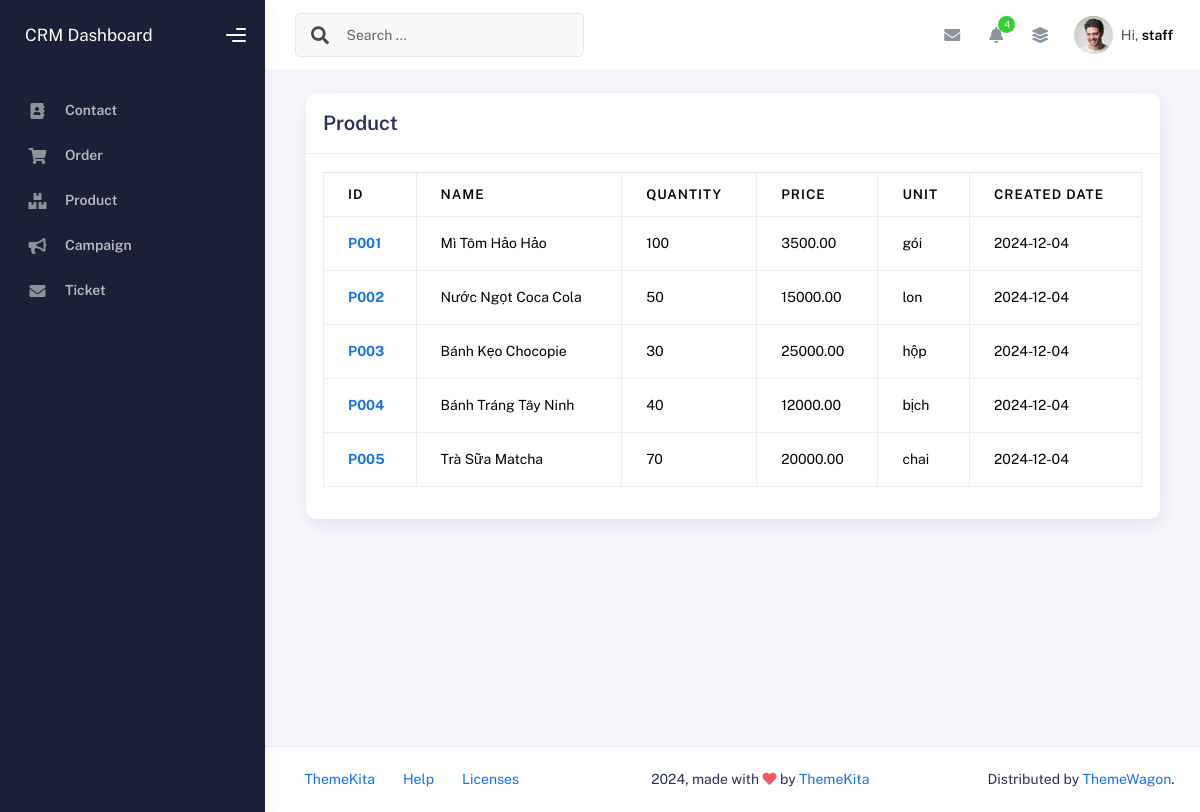
The page /system-admin/product/ (signed in) on the database its author committed.
### admin_manager/models.py (models this page shows, shortened)
class User(AbstractUser):
    class DepartmentChoices(models.TextChoices):
        CONTACT = '01', 'Contact'
        ORDER = '02', 'Order'
        SERVICE_ISSUE = '03', 'Service Issue'
        ORDER_ISSUE = '04', 'Order Issue'
        CAMPAIGN = '05', 'Campaign'
    class UserType(models.TextChoices):
        MANAGER = 'MANAGER', 'Manager'
        STAFF = 'STAFF', 'Staff'
        CUSTOMER = 'CUSTOMER', 'Customer'
    id = models.IntegerField(primary_key=True)
    email = models.EmailField()
    phone_number = models.CharField(max_length=15, null=True, blank=True)
    first_name = models.CharField(max_length=255, null=True, blank=True)
    last_name = models.CharField(max_length=255, null=True, blank=True)
    address = models.CharField(max_length=500, null=True, blank=True)
    department_code = models.CharField(
        max_length=2,
        choices=DepartmentChoices.choices,
        default=DepartmentChoices.CONTACT  # Mặc định là Contact
    )
    user_type = models.CharField(
        max_length=50,
        choices=UserType.choices,
        default=UserType.CUSTOMER
    )
    created_date = models.DateTimeField(auto_now_add=True)
    date_join = models.DateField(auto_now_add=True)

class Product(models.Model):
    product_id = models.CharField(max_length=50, unique=True, blank=True)
    product_name = models.CharField(max_length=100)
    quantity = models.IntegerField()
    unit_price = models.DecimalField(max_digits=10, decimal_places=2)
    unit = models.CharField(max_length=50)
    created_date = models.DateTimeField(auto_now_add=True)
    def __str__(self):
        return self.product_name

### admin_manager/views.py (the view)
# urls.py: path('product/', views.product_view, name='admin-product'),
def product_view(request):
    product_list = Product.objects.all()
    print("san pham cua toi", product_list)
    return render(
        request,
        "product/index.html",
        {
            "products": product_list,
        }
    )

### admin_manager/templates/product/index.html (shortened to what this page needs)
{% extends 'admin_base.html' %} {% block content %} {% load static %}
<div class="container-fluid">
  <div class="card">
    <div class="card-header">
      <h4 class="card-title">Product</h4>
    </div>
    <div class="card-body">
      <table class="table table-bordered align-middle">
        <thead>
          <tr>
            <th scope="col">ID</th>
            <th scope="col">Name</th>
            <th scope="col">Quantity</th>
            <th scope="col">Price</th>
            <th scope="col">Unit</th>
            <th scope="col">Created Date</th>
          </tr>
        </thead>
        <tbody>
          {% for product in products %}
          <tr>
            <th>
              <a href="/system-admin/product/{{product.id}}">
                {{product.product_id}}
              </a>
            </th>
            <td>{{product.product_name}}</td>
            <td>{{product.quantity}}</td>
            <td>{{product.unit_price}}</td>
            <td>{{product.unit}}</td>
            <td>{{product.created_date|date:"Y-m-d"}}</td>
          </tr>
          {% endfor %}
        </tbody>
      </table>
    </div>
  </div>
</div>
{% endblock %}

### admin_manager/templates/admin_base.html (shortened to what this page needs)
{% load static %}
<!DOCTYPE html>
<html lang="en">
  <head>
    <link rel="stylesheet" href="{% static 'css/bootstrap.min.css' %}" />
    <link rel="stylesheet" href="{% static 'css/plugins.min.css' %}" />
    <link rel="stylesheet" href="{% static 'css/kaiadmin.min.css' %}" />
    <link rel="stylesheet" href="{% static 'css/admin.css' %}" />
  </head>
  <body>
    <div class="wrapper">
      <div class="sidebar" data-background-color="dark">
        <div class="sidebar-logo">
          <div class="logo-header" data-background-color="dark">
            <a href="/system-admin/ticket/" style="color: white;" class="logo">
              CRM Dashboard
            </a>
            <div class="nav-toggle">
              <button class="btn btn-toggle toggle-sidebar">
                <i class="gg-menu-right"></i>
              </button>
            </div>
          </div>
        </div>
        <div class="sidebar-wrapper scrollbar scrollbar-inner">
          <div class="sidebar-content">
            <ul class="nav nav-secondary">
              <li class="nav-item">
                <a href="/system-admin/contact/">
                  <i class="fas fa-address-book"></i>
                  <p>Contact</p>
                </a>
              </li>
              <li class="nav-item">
                <a href="/system-admin/order/">
                  <i class="fas fa-shopping-cart"></i>
                  <p>Order</p>
                </a>
              </li>
              <li class="nav-item">
                <a href="/system-admin/product/">
                  <i class="fas fa-boxes"></i>
                  <p>Product</p>
                </a>
              </li>
              <li class="nav-item">
                <a href="/system-admin/campaign/">
                  <i class="fas fa-bullhorn"></i>
                  <p>Campaign</p>
                </a>
              </li>
              <li class="nav-item">
                <a href="/system-admin/ticket/">
                  <i class="fas fa-envelope"></i>
                  <p>Ticket</p>
                </a>
              </li>
            </ul>
          </div>
        </div>
      </div>
      <div class="main-panel">
        <div class="main-header">
          <nav
            class="navbar navbar-header navbar-header-transparent navbar-expand-lg border-bottom"
          >
            <div class="container-fluid">
              <nav
                class="navbar navbar-header-left navbar-expand-lg navbar-form nav-search p-0 d-none d-lg-flex"
              >
                <div class="input-group">
                  <div class="input-group-prepend">
                    <button type="submit" class="btn btn-search pe-1">
                      <i class="fa fa-search search-icon"></i>
                    </button>
                  </div>
                  <input
                    type="text"
                    placeholder="Search ..."
                    class="form-control"
                  />
                </div>
              </nav>
              <ul class="navbar-nav topbar-nav ms-md-auto align-items-center">
                <li class="nav-item topbar-icon dropdown hidden-caret">
                  <a
                    class="nav-link dropdown-toggle"
                    href="#"
                    id="messageDropdown"
                    role="button"
                    data-bs-toggle="dropdown"
                    aria-haspopup="true"
                    aria-expanded="false"
                  >
                    <i class="fa fa-envelope"></i>
                  </a>
                </li>
                <li class="nav-item topbar-icon dropdown hidden-caret">
                  <a
                    class="nav-link dropdown-toggle"
                    href="#"
                    id="notifDropdown"
                    role="button"
                    data-bs-toggle="dropdown"
                    aria-haspopup="true"
                    aria-expanded="false"
                  >
                    <i class="fa fa-bell"></i>
                    <span class="notification">4</span>
                  </a>
                </li>
                <li class="nav-item topbar-icon dropdown hidden-caret">
                  <a
                    class="nav-link"
                    data-bs-toggle="dropdown"
                    href="#"
                    aria-expanded="false"
                  >
                    <i class="fas fa-layer-group"></i>
                  </a>
                </li>
                <li class="nav-item topbar-user dropdown hidden-caret">
                  <a
                    class="dropdown-toggle profile-pic"
                    data-bs-toggle="dropdown"
                    href="#"
                    aria-expanded="false"
                  >
                    <div class="avatar-sm">
                      <img
                        src="{% static 'img/profile.jpg' %}"
                        alt="..."
                        class="avatar-img rounded-circle"
                      />
                    </div>
                    <span class="profile-username">
                      <span class="op-7">Hi,</span>
                      <span class="fw-bold">{{ request.user.username }}</span>
                    </span>
                  </a>
                </li>
              </ul>
            </div>
          </nav>
        </div>
        <div class="container">
          <div class="page-inner">
            {% block content %}{% endblock %}
          </div>
        </div>
        <footer class="footer">
          <div class="container-fluid d-flex justify-content-between">
            <nav class="pull-left">
              <ul class="nav">
                <li class="nav-item">
                  <a class="nav-link" href="http://www.themekita.com">
                    ThemeKita
                  </a>
                </li>
                <li class="nav-item">
                  <a class="nav-link" href="#"> Help </a>
                </li>
                <li class="nav-item">
                  <a class="nav-link" href="#"> Licenses </a>
                </li>
              </ul>
            </nav>
            <div class="copyright">
              2024, made with <i class="fa fa-heart heart text-danger"></i> by
              <a href="http://www.themekita.com">ThemeKita</a>
            </div>
            <div>
              Distributed by
              <a target="_blank" href="https://themewagon.com/">ThemeWagon</a>.
            </div>
          </div>
        </footer>
      </div>
    </div>
  </body>
</html>

### admin_manager/static/css/admin.css (style rules this page uses)
.btn { color: white !important; }

### rows shown on the page
User: user.username "staff"
Product: product_id "P001", product_name "Mì Tôm Hảo Hảo", quantity "100", unit_price "3500.00", unit "gói", created_date "2024-12-04"
Product: product_id "P002", product_name "Nước Ngọt Coca Cola", quantity "50", unit_price "15000.00", unit "lon", created_date "2024-12-04"
Product: product_id "P003", product_name "Bánh Kẹo Chocopie", quantity "30", unit_price "25000.00", unit "hộp", created_date "2024-12-04"
Product: product_id "P004", product_name "Bánh Tráng Tây Ninh", quantity "40", unit_price "12000.00", unit "bịch", created_date "2024-12-04"
Product: product_id "P005", product_name "Trà Sữa Matcha", quantity "70", unit_price "20000.00", unit "chai", created_date "2024-12-04"
